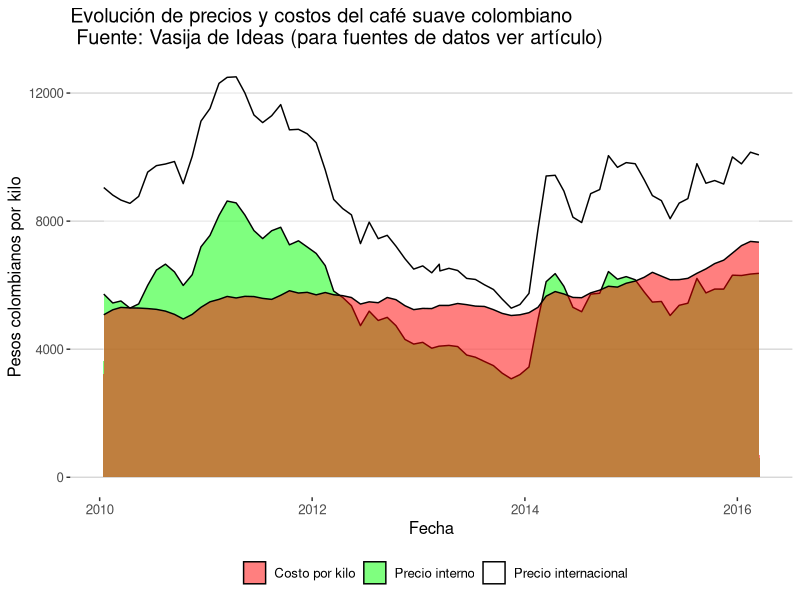

This chart was generated by the following R code:
## ---- chunk 1
ico <- read.csv("./data/ico.csv", dec=",")
ico$date <- paste(ico$year,"-",match(ico$month,month.name), "-15", sep="")
ico$date <- as.Date(ico$date)

tcm <- read.csv("./data/tcm.csv", dec=",")
tcm$date <- paste(tcm$year,"-",match(tcm$month,month.name), "-15", sep="")
tcm$date <- as.Date(tcm$date)

datos <- merge(tcm, ico, by="date")

fedecafe <- read.csv("./data/fedecafe.csv", dec=".")
fedecafe$date <- paste(fedecafe$year,"-",match(fedecafe$month,month.name), "-15", sep="")
fedecafe$date <- as.Date(fedecafe$date)

datos <- merge(datos, fedecafe, by="date")

ipp <- read.csv("./data/ipp.csv", dec=",")
ipp$date <- paste(ipp$year,"-",match(ipp$month,month.name), "-15", sep="")
ipp$date <- as.Date(ipp$date)

datos <- merge(datos, ipp, by="date")


datos <- datos[,c("date", "exchangerate", "colombianmilds", "agricultureipp", "internalprice")]

## ---- chunk 2
icopc <- (as.numeric(datos$colombianmilds)*as.numeric(datos$exchangerate))/100

## ---- chunk 3
icopc <- (icopc/453.6)*1000

## ---- chunk 4
federak <- datos$internalprice/125

## ---- chunk 5

costo2012 <- 654459

costokilo <- datos$agricultureipp*costo2012/datos$agricultureipp[which(datos$date=="2012-12-15")]

## ---- chunk 6
costokilo <- costokilo/125
## ---- chunk 7

datos$icopc <- icopc
datos$federak <- federak
datos$costokilo <- costokilo

datosnuevos <- datos[,c("date", "icopc", "federak", "costokilo")]
datosnuevos$date <- as.Date(datosnuevos$date)

## ---- chunk 8

library(reshape)
datosnuevos <- melt(datosnuevos, id="date")

library(ggplot2)
library(ggthemes)
p <- ggplot(datosnuevos, aes(x=weight)) + theme_hc() + scale_fill_manual(values=c("red", "green", "white") ,breaks=c("costokilo", "federak", "icopc"), name="", labels=c("Costo por kilo", "Precio interno", "Precio internacional"))

                                                                        
p + geom_area(aes(y=value, x=date, fill=variable), color="black", position = 'identity', alpha = 0.5) +
labs(x="Fecha", y="Pesos colombianos por kilo") + 
  ggtitle("Evolución de precios y costos del café suave colombiano\n Fuente: Vasija de Ideas (para fuentes de datos ver artículo)")
